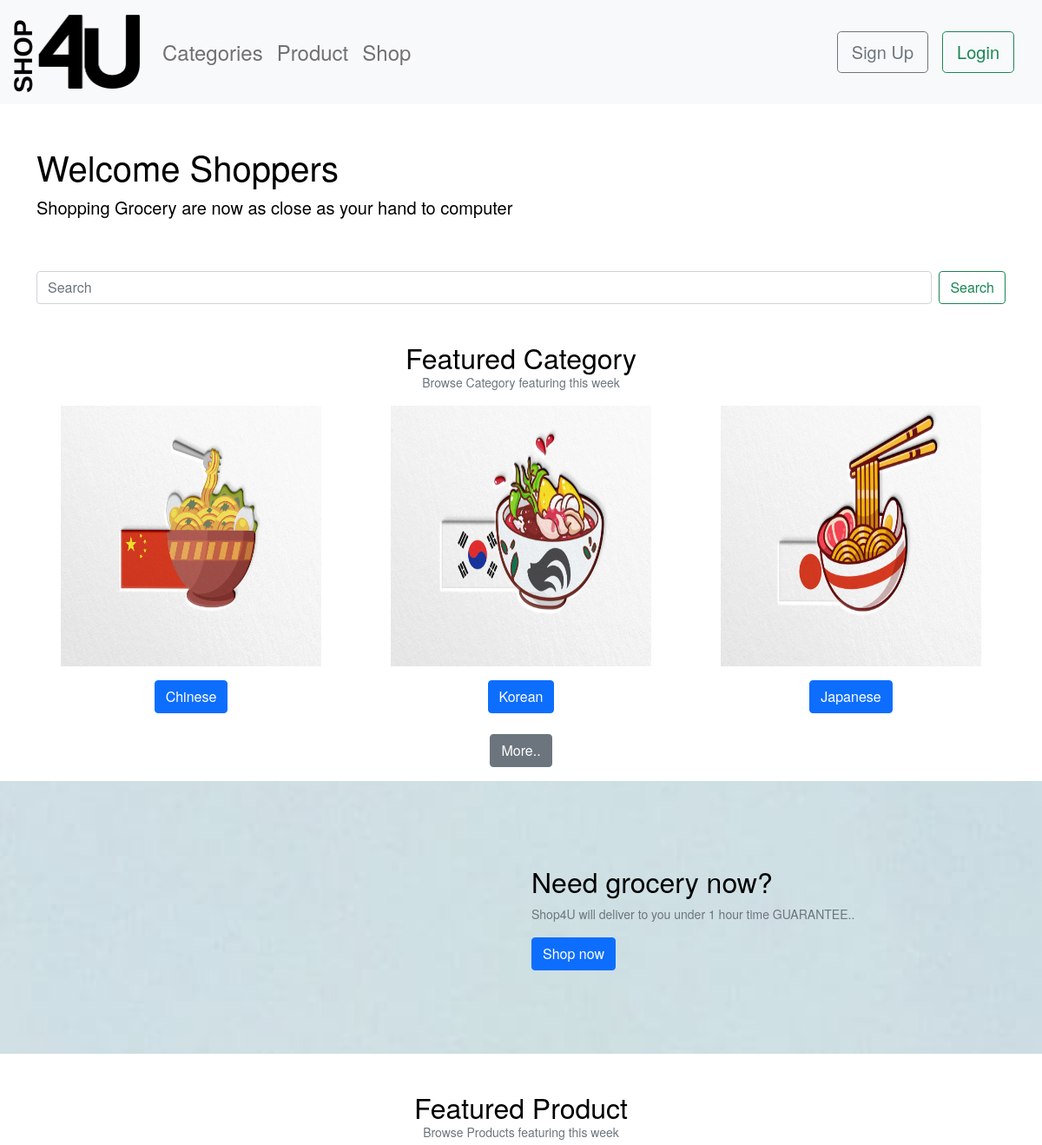
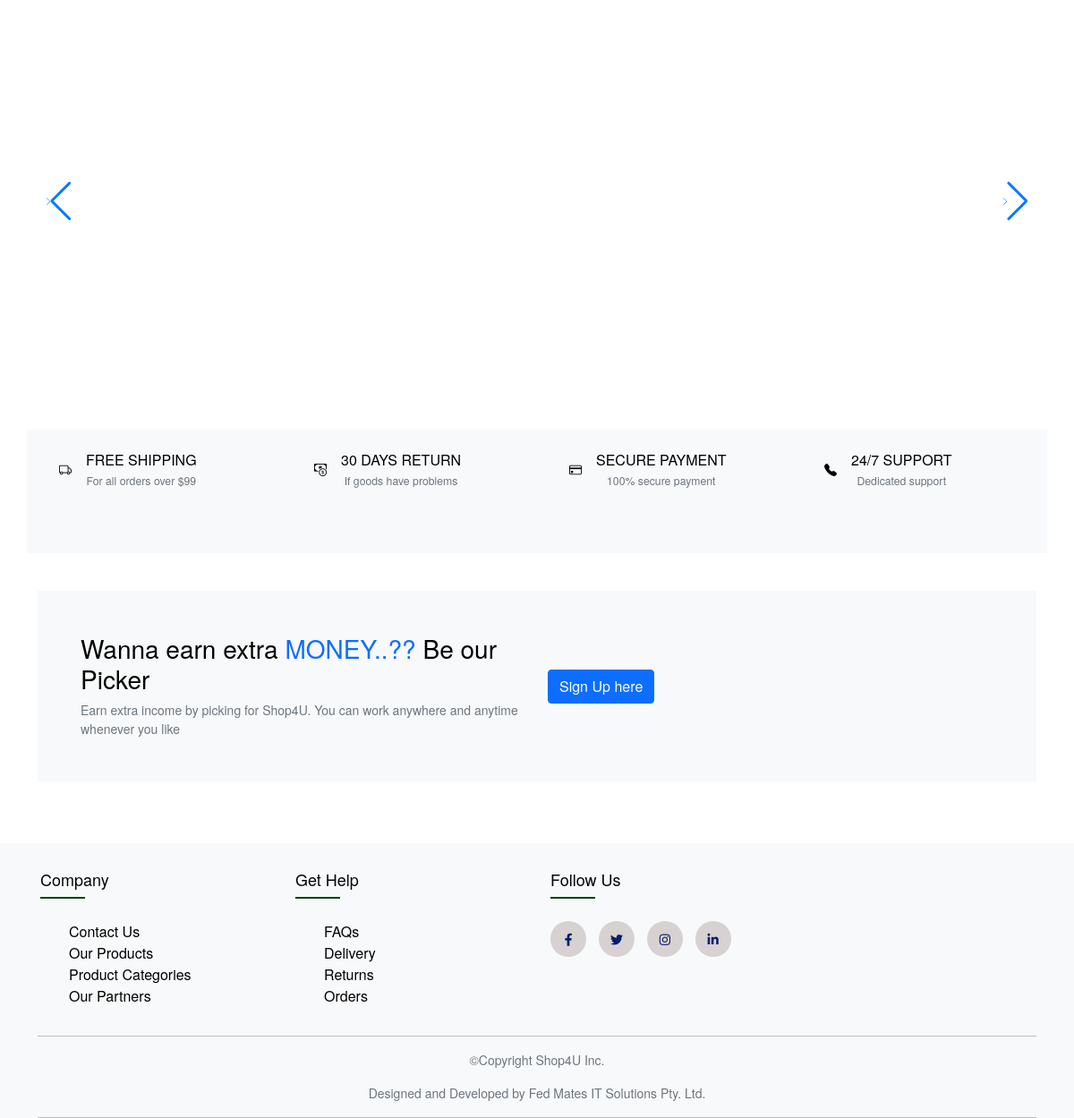
The page / on the database its author committed (2 pictures, top to bottom).
### tables this page shows
CREATE TABLE IF NOT EXISTS `category` (
  `id` int NOT NULL AUTO_INCREMENT,
  `title` varchar(50) NOT NULL,
  `image` varchar(255) DEFAULT NULL,
  `feature` tinyint(1) NOT NULL,
  `active` tinyint(1) NOT NULL,
  PRIMARY KEY (`id`)
);

### db/showfeaturecatconfig.php
<?php
require "config.php";
$sql="SELECT * FROM category WHERE feature=1 AND active=1 LIMIT 3";
$res=mysqli_query($conn,$sql);
$count = mysqli_num_rows($res);
if($count > 0){
    while($rows = mysqli_fetch_assoc($res)){
        $title = $rows['title'];
        $img = $rows['image'];
        ?>
            <div class="col-lg-4">
                <a href="../product.php?<?php echo $title;?>"><img src="../images/category/<?php echo $img;?>" width="300" height="300"></img>
                <p><h2 class="btn btn-primary" ><?php echo $title;?></h2></p></a>
            </div>
        <?php
    }
}
?>

### partial/regis.php (style rules this page uses)
html, body { position: relative; height: 100%; }
body { background: transparent; font-family: Helvetica Neue, Helvetica, Arial, sans-serif; font-size: 14px; color: #000; margin: 0; padding: 0; }

### rows shown on the page
category: image (picture), title "Chinese"
category: image (picture), title "Korean"
category: image (picture), title "Japanese"
